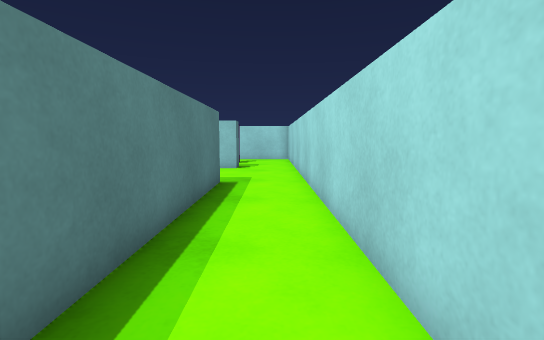
[1] (above)

12 first-person views from a walk through a 3-D level made in the Unity game engine. The camera is 0.62 m above the floor, tilts 6° down and sees 85° across. The floor is counted in squares, 0.5 m on a side. Each view is taken from the middle of a square. On the plan, view 1 faces up. The plan holds only what a view shows up to about 13 squares ahead; the rest is blank. The place goes on beyond the plan. The player character is not drawn. Surface patterns are stand-ins for the level's own textures.

[2]
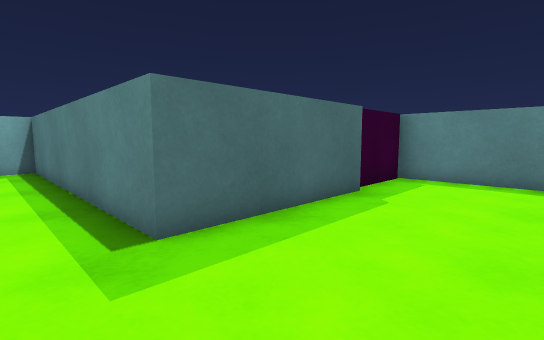

[3]
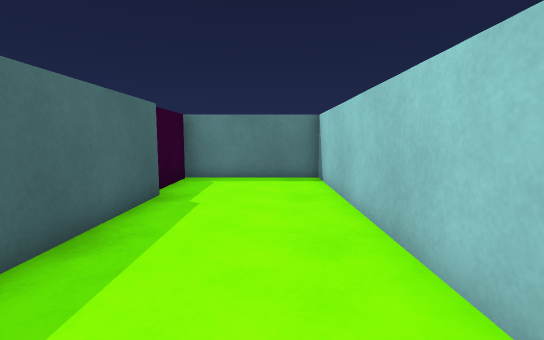

[4]
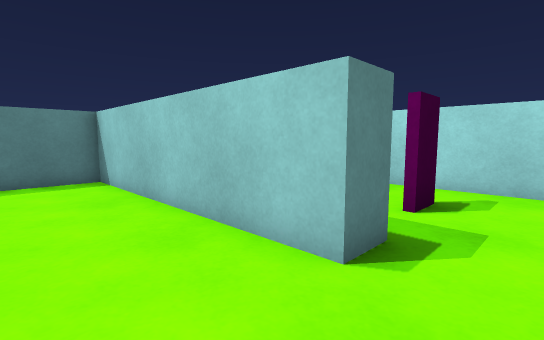

[5]
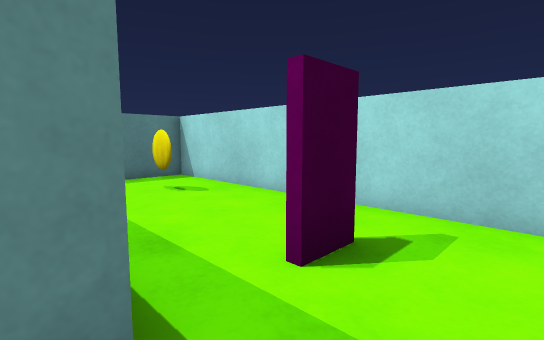

[6]
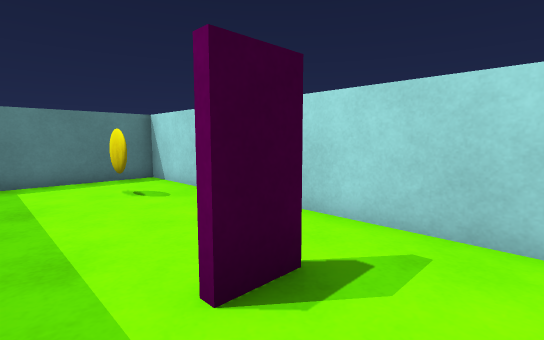

[7]
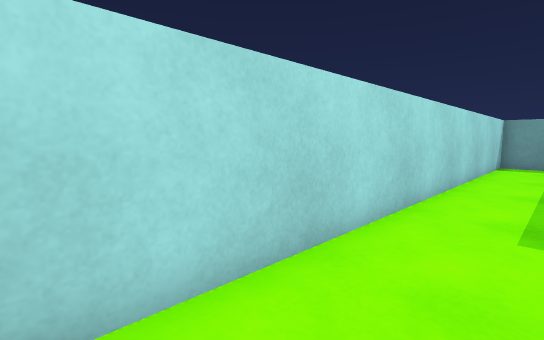

[8]
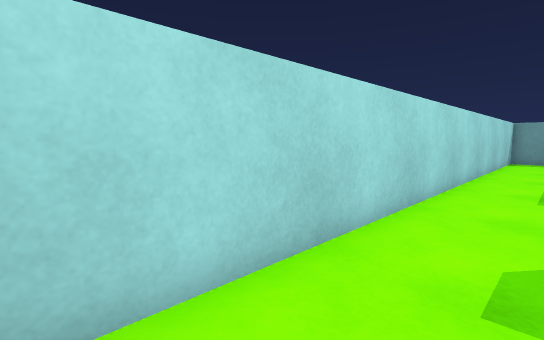

[9]
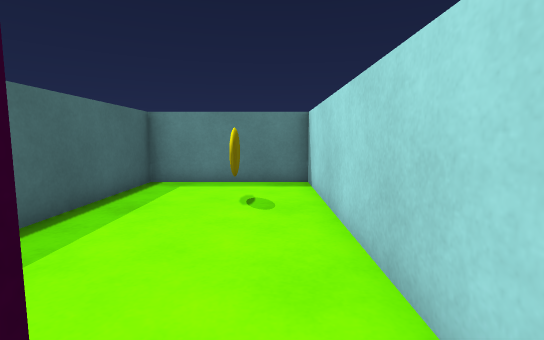

[10]
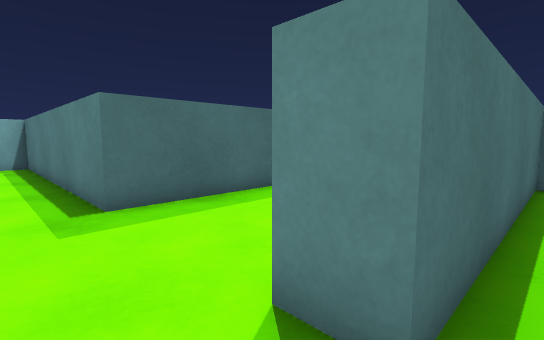

[11]
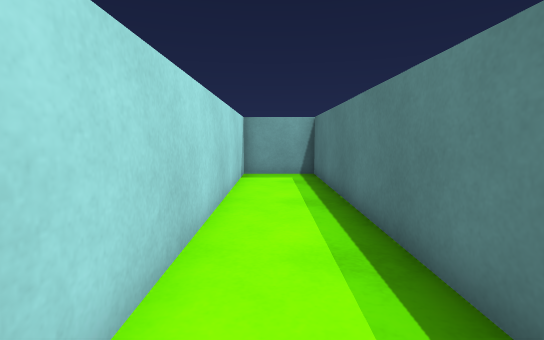

[12]
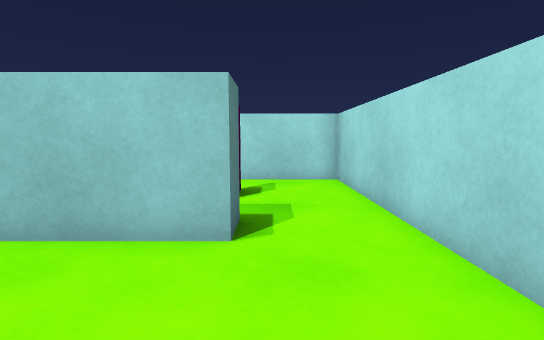

### Floor plan
Points are (right, up) in squares from view 1. A wall is a line through its corners. A room is listed if a view was taken in it or the views show most of it. See-through windows are left out.
Room 1 (views 1, 2, 3, 4, 11, 12)
walls: (-6.6, 8.5) (-1.5, 8.5) (-1.5, -1.5) (1, -1.5) (1, 12.5); (-1.5, 12.5) (-9.5, 12.5) (-9.5, 8.3) (-6.9, 8.3)
ways out: opening at (-0.5, 13) to room 2; gap at (-9, 8)
Room 2 (views 5, 6, 7, 8, 9, 10)
walls: (-1.8, 16.2) (-1.8, 15.1); (-6.6, 16.2) (-7.1, 16.2); (-6.9, 16.2) (-7.4, 16.2); (-7.1, 16.3) (-6.6, 16.3); (1, 12.5) (1, 18) (-9.5, 18) (-9.5, 13.5) (-1.5, 13.5) (-1.5, 12.5)
ways out: opening at (-0.5, 13) to room 1

Positions as (right, up) in squares from view 1, and headings:
1: (0, 0), facing up
2: (0, 12), facing down-left
3: (0, 11), facing left
4: (0, 10), facing up-left
5: (0, 13), facing up-left
6: (0, 14), facing up-left
7: (-1, 14), facing down-right
8: (-1, 17), facing down-right
9: (-1, 17), facing left
10: (0, 14), facing down-left
11: (0, 9), facing down
12: (-1, 9), facing up
